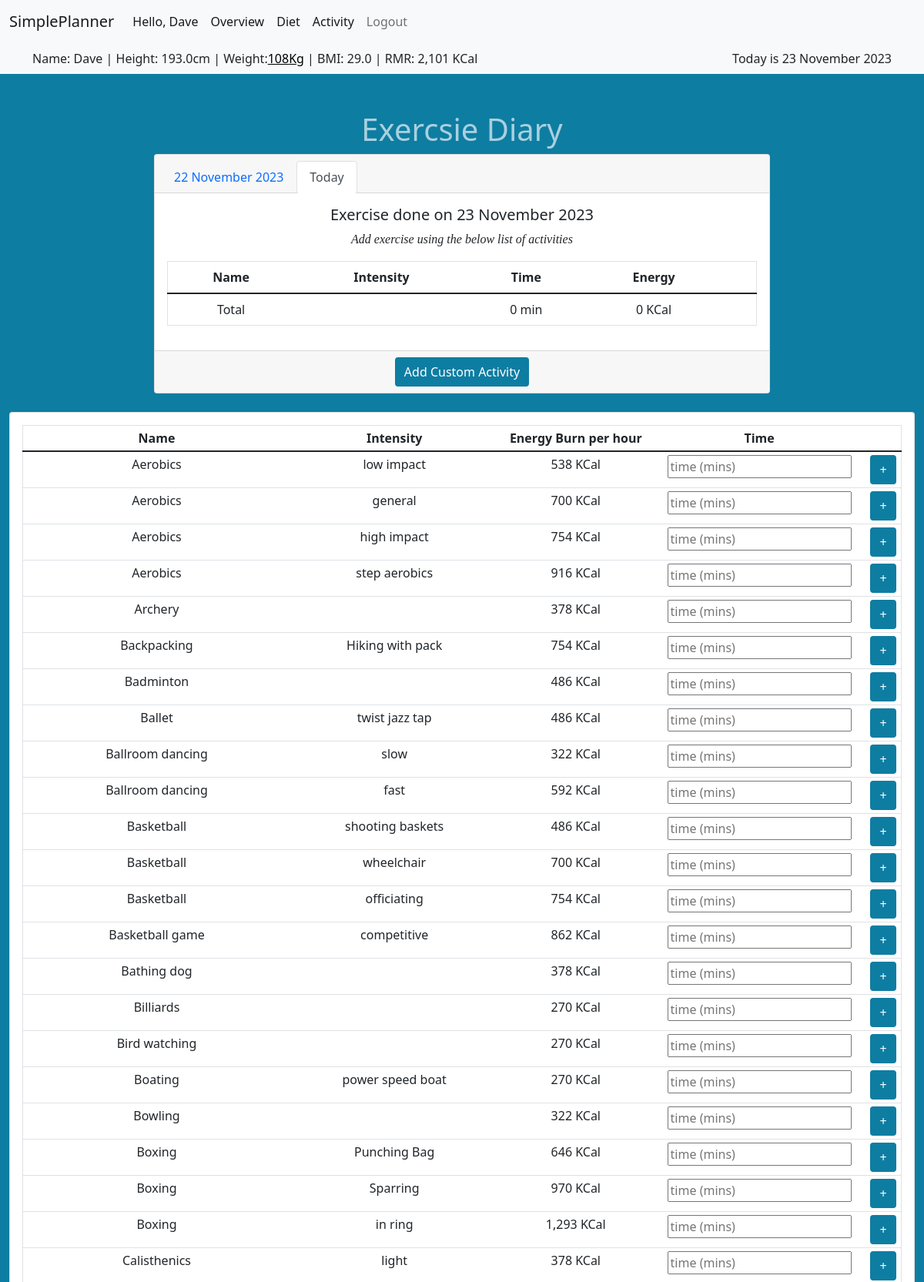
The app's page /exercise_diary (signed in, upper part) with its own data.
### tables this page shows
CREATE TABLE standard_exercises (
    id INTEGER PRIMARY KEY,
    exercise_name TEXT,
    intensity TEXT,
    energy_burn_factor INTEGER
);

### app.py (the view)
@app.route("/exercise_diary")
@helpers.login_required
def exercise_diary():
    cur = db.cursor()
    exercises = cur.execute(
        "SELECT * FROM standard_exercises ORDER BY exercise_name, energy_burn_factor").fetchall()
    activities = cur.execute("SELECT * FROM activity WHERE user_id = ? AND date = ?",
                             (session["user_id"], session["date"])).fetchall()
    cur.close()
    return render_template("exercise_diary.html", exercises=exercises, activities=activities)

### helpers.py (called while the page is built)
def dict_factory(cursor, row):
    fields = [column[0] for column in cursor.description]
    return {key: value for key, value in zip(fields, row)}

def login_required(f):
    @wraps(f)
    def decorated_function(*args, **kwargs):
        if session.get("user_id") is None:
            return redirect("/login")
        return f(*args, **kwargs)
    return decorated_function

def kcal(value):
    return f"{value:,} KCal"

def date_format(value):
    months = ("January", "February", "March", "April", "May", "June",
              "July", "August", "September", "October", "November", "December")
    month = months[value.month-1]
    return "{} {} {}".format(value.day, month, value.year)

def date_format_previousday(value):
    value = value - timedelta(days=1)
    months = ("January", "February", "March", "April", "May", "June",
              "July", "August", "September", "October", "November", "December")
    month = months[value.month-1]
    return "{} {} {}".format(value.day, month, value.year)

def hrs_mins(value):
    if value < 60:
        return (f"{value} min")
    elif value % 60 == 0:
        return (f"{int(value / 60)} hr")
    else:
        return (f"{int(value / 60)} hr {value % 60} min")

### templates/exercise_diary.html (shortened to what this page needs)
{% extends "layout.html" %}
{% block main %}
<h1>Exercsie Diary</h1>
<div class="card" style="width: 50rem; margin-left: auto; margin-right: auto;">
    <div class="card-header">
        <ul class="nav nav-tabs card-header-tabs">
            <li class="nav-item">
                <form action="/change_day" method="post">
                    <button type="submit" class="nav-link">{{ session["date"] | date_format_previousday }}</button>
                </form>
            </li>
            <li class="nav-item">
                {% if session["date"] == session["today"] %}
                <form action="/change_day" method="post">
                    <button type="submit" class="nav-link active" disabled>Today</button>
                </form>
                {% else %}
                <form action="/change_day" method="post">
                    <input type="hidden" name="day" value="0">
                    <button type="submit" class="nav-link active">Return to Today</button>
                </form>
                {% endif %}
            </li>
        </ul>
    </div>
    <div class="card-body">
        <h5 class="card-title">Exercise done on {{ session["date"] | date_format }}</h5>
        <p><i>Add exercise using the below list of activities</i></p>
        <table class="table">
            <thead>
                <tr>
                    <th>Name</th>
                    <th>Intensity</th>
                    <th>Time</th>
                    <th>Energy</th>
                    <th></th>
                </tr>
            </thead>
            <tfoot>
                <tr>
                    <td>Total</td>
                    <td></td>
                    <td>{{ activities | sum(attribute="time") | hrs_mins }}</td>
                    <td>{{ activities | sum(attribute="energy") | int | kcal }}</td>
                    <td></td>
                </tr>
            </tfoot>
        </table>
    </div>
    <div class="card-footer">
        <button data-bs-toggle="modal" data-bs-target="#CustomActivityModal">Add Custom Activity</button>
    </div>
</div>
<br>
<div class="card text-center">
    <div class="card-body">
        <table class="table table-sm table-hover">
            <thead>
                <tr>
                    <th>Name</th>
                    <th>Intensity</th>
                    <th>Energy Burn per hour</th>
                    <th>Time</th>
                </tr>
            </thead>
            <tbody>
                {% for exercise in exercises %}
                <tr>
                    <form action="/activity_add" method="post">
                        <td>{{ exercise["exercise_name"] }}<input type="hidden" id="exercise_name" name="name"
                                value='{{ exercise["exercise_name"] }}'></td>
                        <td>{{ exercise["intensity"] }}<input type="hidden" id="intensity" name="intentisy"
                                value='{{ exercise["intensity"] }}'></td>
                        <td>{{ (exercise["energy_burn_factor"] * session["weight"]) | int | kcal }}</td>
                        <td><input autocomplete="off" id="time" name="time" placeholder="time (mins)" required
                                type="number"></td>
                        <td>
                            <button type="submit">+</button>
                        </td>
                    </form>
                </tr>
                {% endfor %}
            </tbody>
        </table>
    </div>
</div>
{% endblock %}

### static/style.css (style rules this page uses)
body { background-color: rgb(14, 125, 162); }
h1 { color: rgba(255, 255, 255, 0.645); text-align: center; }
p { font-family: verdana; font-size: 16px; }
table { border: 1px solid; }
button { background-color: rgb(14, 125, 162); border: 2px solid rgb(14, 125, 162); color: white; padding: 5px 10px; text-align: center; text-decoration: none; display: inline-block; font-size: 16px; border-radius: 4px; transition-duration: 0.4s; }

### records on screen
standard_exercises: exercise_name "Aerobics", intensity "low impact", energy_burn_factor "538 KCal"
standard_exercises: exercise_name "Aerobics", intensity "general", energy_burn_factor "700 KCal"
standard_exercises: exercise_name "Aerobics", intensity "high impact", energy_burn_factor "754 KCal"
standard_exercises: exercise_name "Aerobics", intensity "step aerobics", energy_burn_factor "916 KCal"
standard_exercises: exercise_name "Archery", energy_burn_factor "378 KCal"
standard_exercises: exercise_name "Backpacking", intensity "Hiking with pack", energy_burn_factor "754 KCal"
standard_exercises: exercise_name "Badminton", energy_burn_factor "486 KCal"
standard_exercises: exercise_name "Ballet", intensity "twist jazz tap", energy_burn_factor "486 KCal"
standard_exercises: exercise_name "Ballroom dancing", intensity "slow", energy_burn_factor "322 KCal"
standard_exercises: exercise_name "Ballroom dancing", intensity "fast", energy_burn_factor "592 KCal"
standard_exercises: exercise_name "Basketball", intensity "shooting baskets", energy_burn_factor "486 KCal"
standard_exercises: exercise_name "Basketball", intensity "wheelchair", energy_burn_factor "700 KCal"
standard_exercises: exercise_name "Basketball", intensity "officiating", energy_burn_factor "754 KCal"
standard_exercises: exercise_name "Basketball game", intensity "competitive", energy_burn_factor "862 KCal"
standard_exercises: exercise_name "Bathing dog", energy_burn_factor "378 KCal"
standard_exercises: exercise_name "Billiards", energy_burn_factor "270 KCal"
standard_exercises: exercise_name "Bird watching", energy_burn_factor "270 KCal"
standard_exercises: exercise_name "Boating", intensity "power speed boat", energy_burn_factor "270 KCal"
standard_exercises: exercise_name "Bowling", energy_burn_factor "322 KCal"
standard_exercises: exercise_name "Boxing", intensity "Punching Bag", energy_burn_factor "646 KCal"
standard_exercises: exercise_name "Boxing", intensity "Sparring", energy_burn_factor "970 KCal"
standard_exercises: exercise_name "Boxing", intensity "in ring", energy_burn_factor "1,293 KCal"
standard_exercises: exercise_name "Calisthenics", intensity "light", energy_burn_factor "378 KCal"

### other values on screen
{{ session["username"] }} "Dave"
{{ session["height"] }} "193.0"
{{ session['weight'] }} "108"
{{ session["rmr"] | kcal }} "2,101 KCal"
{{ session["today"] | date_format }} "23 November 2023"
{{ session["date"] | date_format_previousday }} "22 November 2023"
{{ session["date"] | date_format }} "23 November 2023"
{{ activities | sum(attribute="time") | hrs_mins }} "0 min"
{{ activities | sum(attribute="energy") | int | kcal }} "0 KCal"
